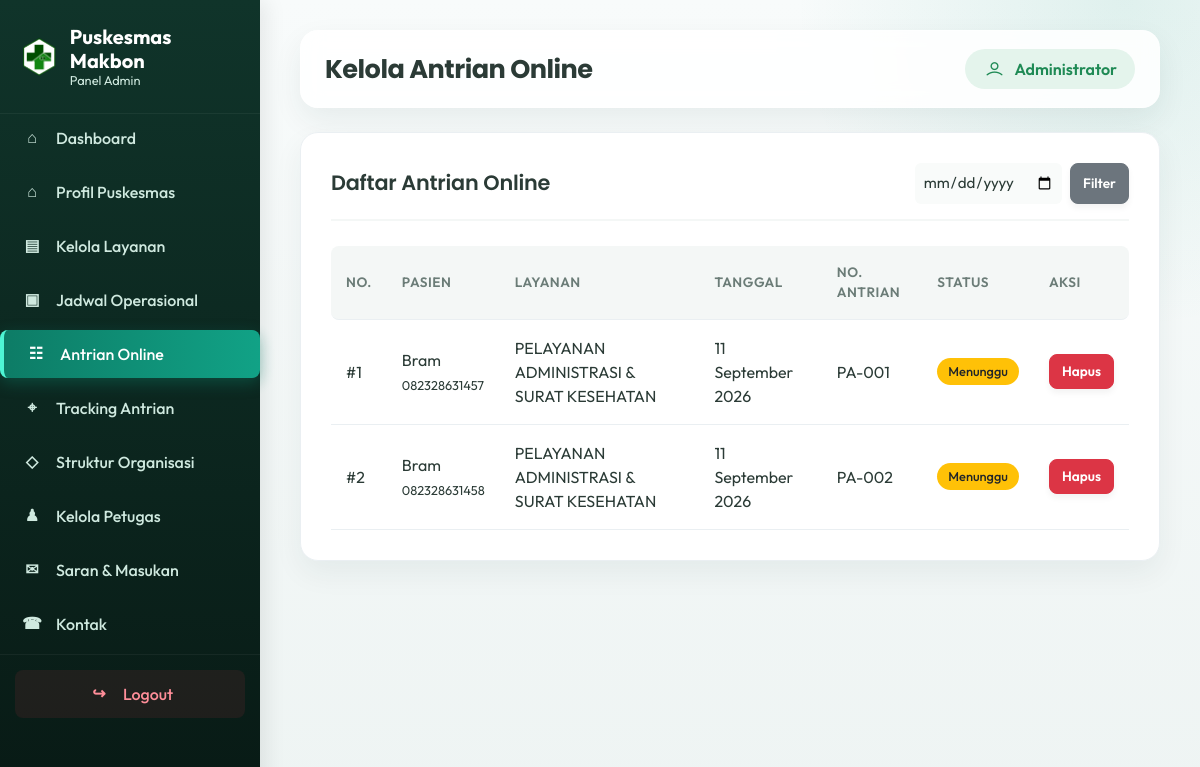
/admin/antrian.php (signed in), run on the app's committed database.
### tables this page shows
CREATE TABLE `antrian_online` (
  `id_antrian` int NOT NULL,
  `nama_pasien` varchar(100) NOT NULL,
  `no_hp` varchar(20) DEFAULT NULL,
  `alamat` text,
  `id_layanan` int DEFAULT NULL,
  `layanan` varchar(100) DEFAULT NULL,
  `tanggal_antrian` date NOT NULL,
  `nomor_antrian` int NOT NULL,
  `status` enum('Menunggu','Diproses','Selesai','Dibatalkan') NOT NULL DEFAULT 'Menunggu',
  `id_petugas` int DEFAULT NULL,
  `created_at` timestamp NULL DEFAULT CURRENT_TIMESTAMP
);

### admin/antrian.php (the view, shortened to what this page needs)
<?php
require_once __DIR__ . '/../config/database.php';
$filterTanggal = trim($_GET['tanggal'] ?? '');
$sql = "SELECT * FROM antrian_online";
$params = [];
$sql .= " ORDER BY tanggal_antrian DESC, nomor_antrian ASC";
$stmt = $pdo->prepare($sql);
$stmt->execute($params);
$daftar = $stmt->fetchAll();
require_once __DIR__ . '/includes/layout_top.php';
?>
<div class="panel">
    <div class="panel-head">
        <h2>Daftar Antrian Online</h2>
        <form method="GET" style="display:flex;gap:8px;">
            <input type="date" name="tanggal" value="<?= clean($filterTanggal) ?>" style="padding:8px;border:1px solid var(--border);border-radius:6px;">
            <button type="submit" class="btn btn-secondary btn-sm">Filter</button>
        </form>
    </div>
    <table>
        <thead><tr><th>No.</th><th>Pasien</th><th>Layanan</th><th>Tanggal</th><th>No. Antrian</th><th>Status</th><th>Aksi</th></tr></thead>
        <tbody>
        <?php foreach ($daftar as $d): ?>
            <tr>
                <td>#<?= $d['id_antrian'] ?></td>
                <td><?= clean($d['nama_pasien']) ?><br><small style="color:var(--muted);"><?= clean($d['no_hp']) ?></small></td>
                <td><?= clean($d['layanan']) ?></td>
                <td><?= tanggal_indo($d['tanggal_antrian']) ?></td>
                <td><?= format_nomor_antrian($d['nomor_antrian'], $d['layanan']) ?></td>
                <td><?= badge_status($d['status']) ?></td>
                <td class="actions">
                    <a href="?hapus=<?= $d['id_antrian'] ?>" class="btn btn-danger btn-sm" onclick="return confirm('Hapus data antrian ini?')">Hapus</a>
                </td>
            </tr>
        <?php endforeach; ?>
        </tbody>
    </table>
</div>
<?php require_once __DIR__ . '/includes/layout_bottom.php'; ?>

### includes/functions.php (shortened to what this page needs)
<?php
function clean($str)
{
    return htmlspecialchars(trim($str ?? ''), ENT_QUOTES, 'UTF-8');
}
function tanggal_indo($tanggal)
{
    $bulan = [
        1 => 'Januari', 2 => 'Februari', 3 => 'Maret', 4 => 'April',
        5 => 'Mei', 6 => 'Juni', 7 => 'Juli', 8 => 'Agustus',
        9 => 'September', 10 => 'Oktober', 11 => 'November', 12 => 'Desember'
    ];
    $ts = strtotime($tanggal);
    return date('d', $ts) . ' ' . $bulan[(int)date('n', $ts)] . ' ' . date('Y', $ts);
}
function badge_status($status)
{
    $map = [
        'Menunggu'   => 'badge-warning',
        'Diproses'   => 'badge-info',
        'Selesai'    => 'badge-success',
        'Dibatalkan' => 'badge-danger',
    ];
    $class = $map[$status] ?? 'badge-secondary';
    return "<span class='badge {$class}'>" . clean($status) . "</span>";
}
function format_nomor_antrian($nomor, $layanan)
{
    $words = explode(' ', str_replace(['&', '-'], '', strtoupper($layanan)));
    $prefix = '';
    foreach ($words as $w) {
        if (trim($w) !== '') {
            $prefix .= $w[0];
        }
        if (strlen($prefix) >= 2) break;
    }
    return $prefix . '-' . str_pad($nomor, 3, '0', STR_PAD_LEFT);
}

### assets/traveland/css/style.css (style rules this page uses)
body { font-family: "Poppins", sans-serif; font-weight: normal; font-style: normal; color: #747E88; }
* { margin: 0; padding: 0; -webkit-box-sizing: border-box; box-sizing: border-box; }
a { color: #EEC41E; }
i, span, a { display: inline-block; }
h1, h2, h3, h4, h5, h6 { font-family: "Poppins", sans-serif; font-weight: 700; color: #38424D; margin: 0px; }
h2 { font-size: 36px; }

### admin/includes/layout_top.php (style rules this page uses)
:root { --primary: #0d7c66; --primary-hover: #0a6552; --bg-color: #f4f7f6; --sidebar-bg: #112d27; --sidebar-hover: #18433a; --text-main: #2b3b36; --text-muted: #6b7c77; --border-color: #eaeff2; }
body { background-color: var(--bg-color); font-family: 'Outfit', sans-serif; color: var(--text-main); }
.panel { background: #fff; padding: 30px; border-radius: 16px; box-shadow: 0 5px 20px rgba(0,0,0,0.03); margin-bottom: 30px; border: 1px solid var(--border-color); }
.panel-head { margin-bottom: 25px; padding-bottom: 15px; border-bottom: 2px solid var(--bg-color); display: flex; justify-content: space-between; align-items: center; }
.panel-head h2 { margin: 0; font-size: 1.3rem; font-weight: 600; color: var(--text-main); }
.panel table { width: 100%; border-collapse: separate; border-spacing: 0; margin-top: 10px; }
.panel th, .panel td { padding: 16px 15px; border-bottom: 1px solid var(--border-color); text-align: left; vertical-align: middle; }
.panel th { background: var(--bg-color); font-weight: 600; color: var(--text-muted); text-transform: uppercase; font-size: 0.85rem; letter-spacing: 0.5px; }
.panel th:first-child { border-top-left-radius: 8px; border-bottom-left-radius: 8px; }
.panel th:last-child { border-top-right-radius: 8px; border-bottom-right-radius: 8px; }
.panel tbody tr { transition: all 0.2s; }
.btn { border-radius: 8px; font-weight: 500; padding: 8px 16px; transition: all 0.2s; }
.btn-sm { padding: 6px 12px; font-size: 0.85rem; }
.form-control, .panel input[type="text"], .panel input[type="email"], .panel input[type="number"], .panel input[type="password"], .panel input[type="file"], .panel input[type="date"], .panel select, .panel textarea { width: 100%; border-radius: 8px; border: 1px solid #dce4e1; padding: 10px 14px; font-size: 0.95rem; font-family: 'Outfit', sans-serif; color: var(--text-main); background: #f9fbfa; transition: border-color 0.2s, box-shadow 0.2s; box-sizing: border-box; }
.badge { padding: 6px 10px; border-radius: 6px; font-weight: 500; font-size: 0.8rem; }
.btn { border-radius: 8px !important; font-weight: 600 !important; box-shadow: 0 4px 6px rgba(0,0,0,0.05); transition: all 0.2s ease; }
body { background: #eef4f3 !important; }
.panel { border-radius: 18px; box-shadow: 0 12px 30px rgba(20, 58, 52, .06); }
.panel-head h2 { letter-spacing: -.01em; }
.panel table { overflow: hidden; }
.badge { border-radius: 999px; padding: 7px 11px; }
.dashboard-intro, .stat-card-modern, .panel { animation: dashboardReveal .45s ease both; }

### data on the page
antrian_online: id_antrian "1", nama_pasien "Bram", no_hp "082328631457", layanan "PELAYANAN ADMINISTRASI & SURAT KESEHATAN", tanggal_antrian "11 September 2026", format_nomor_antrian($d['nomor_antrian'], $d['layanan']) "PA-001", status "Menunggu"
antrian_online: id_antrian "2", nama_pasien "Bram", no_hp "082328631458", layanan "PELAYANAN ADMINISTRASI & SURAT KESEHATAN", tanggal_antrian "11 September 2026", format_nomor_antrian($d['nomor_antrian'], $d['layanan']) "PA-002", status "Menunggu"

### other printed values
$page_title "Kelola Antrian Online"
$_SESSION['admin_nama'] "Administrator"
